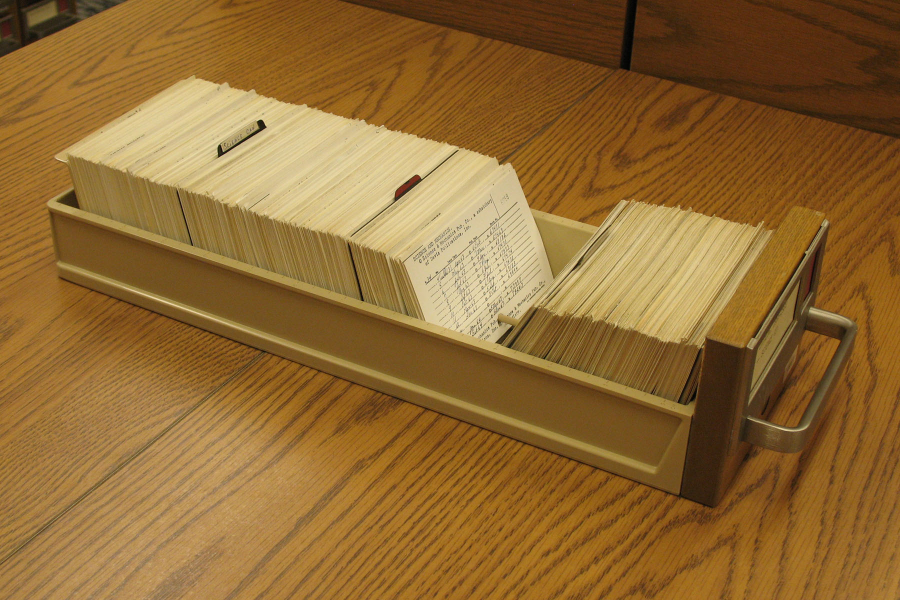
#> input picture python_tutorial_ch00/assets/ch00/web/card_catalog_drawer.jpg, 1800 x 1200 px, given in place of fronalpstock_sample.jpg, which was not available (shown at 1/2 size)
$ python 04_real_photo_before_after.py
#> lines starting #> are read from the running program, lines starting #| are printed output that depends on the picture; pictures that were not available may be replaced by others from this repository, and a replacement may not be noted
"""Create a before/after image-processing sheet from a real photo."""

from pathlib import Path

from PIL import Image, ImageFilter, ImageOps


SOURCE = Path("assets/ch09/web/fronalpstock_sample.jpg")
OUTPUT = Path("output/fronalpstock_before_after.png")


def fit(im: Image.Image, size: tuple[int, int]) -> Image.Image:
    fitted = ImageOps.contain(im, size)
    canvas = Image.new("RGB", size, "#F2F4F8")
    x = (size[0] - fitted.width) // 2
    y = (size[1] - fitted.height) // 2
    canvas.paste(fitted, (x, y))
    return canvas


def main():
    OUTPUT.parent.mkdir(exist_ok=True)
    raw = Image.open(SOURCE).convert("RGB")
#> raw is the input picture: PIL image 1800x1200 RGB; mean R, G, B 144.1, 105.6, 51.1
    small = raw.resize((raw.width // 2, raw.height // 2))
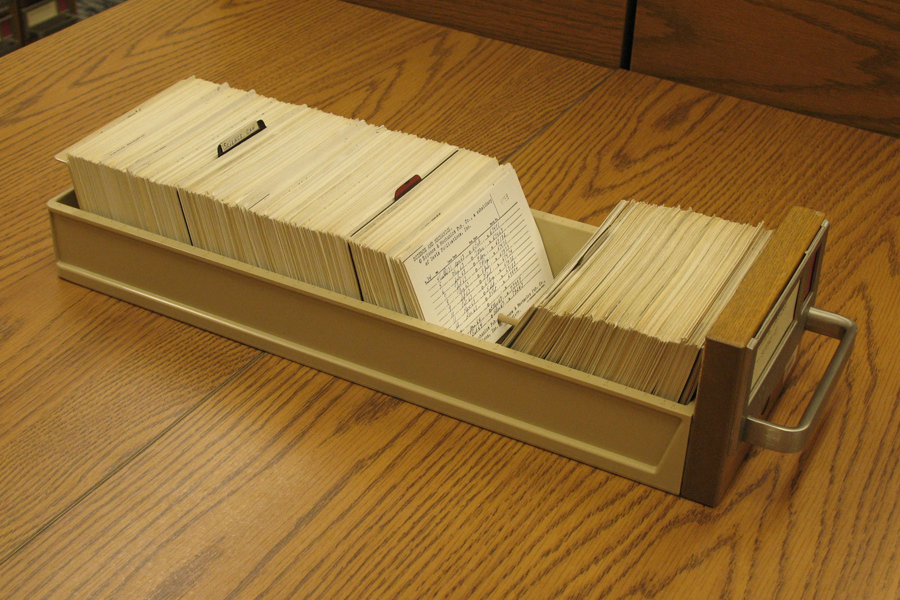
#> small: PIL image 900x600 RGB; mean R, G, B 144.1, 105.6, 51.1
    gray = ImageOps.grayscale(raw).convert("RGB")
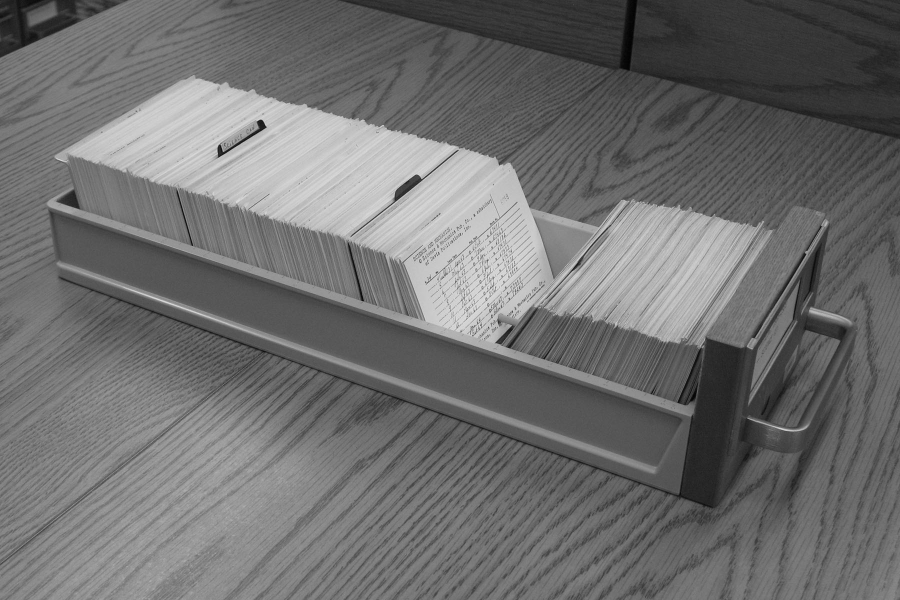
#> gray: PIL image 1800x1200 RGB (shown at 1/2 size); min 0, max 243, mean 110.9
    w, h = raw.size
#> w = 1800; h = 1200
    crop = raw.crop((w // 4, h // 4, w * 3 // 4, h * 3 // 4)).filter(ImageFilter.SHARPEN)
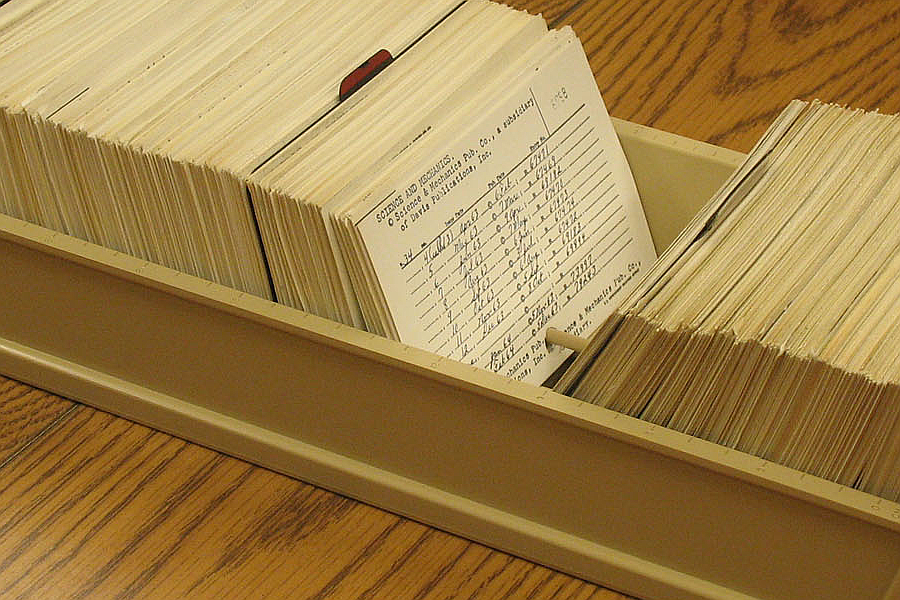
#> crop: PIL image 900x600 RGB; mean R, G, B 159.7, 128.8, 73.6

    panels = [raw, small, gray, crop]
    sheet = Image.new("RGB", (1400, 900), "#F7F8FB")
    positions = [(70, 70), (720, 70), (70, 480), (720, 480)]
    for panel, pos in zip(panels, positions):
        framed = fit(panel, (610, 340))
        sheet.paste(framed, pos)
#> this loop made 4 passes
#> pos on passes 1 to 4: (70, 70), (720, 70), (70, 480), (720, 480)
#> pass 1, in fit, `canvas = Image.new("RGB", size, "#F2F4F8")`:
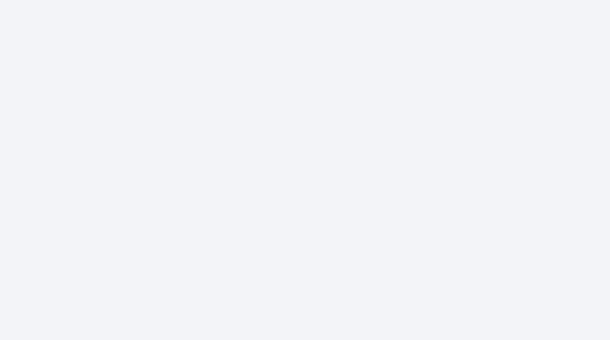
#> canvas: PIL image 610x340 RGB; mean R, G, B 242, 244, 248
#> pass 1, in main, `framed = fit(panel, (610, 340))`:
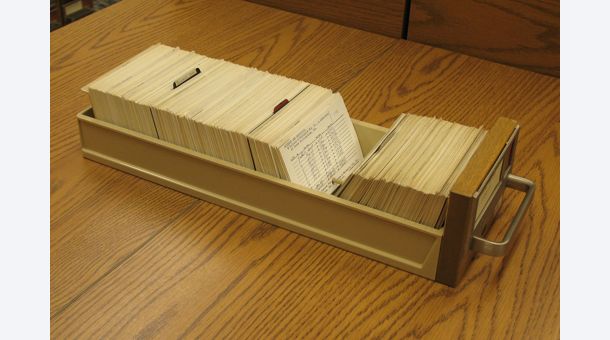
#> framed: PIL image 610x340 RGB; mean R, G, B 160.2, 128.3, 83.4
#> after the loop:
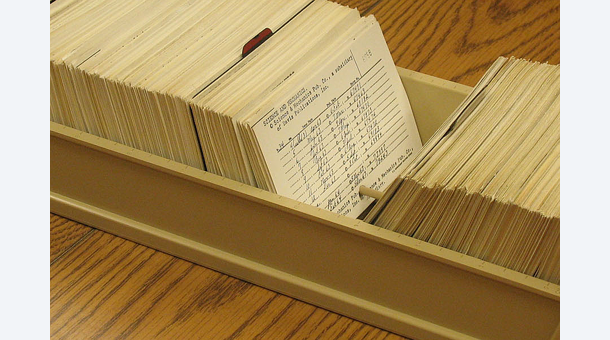
#> framed: PIL image 610x340 RGB; mean R, G, B 173.2, 147.7, 102.2
#> after the loop:
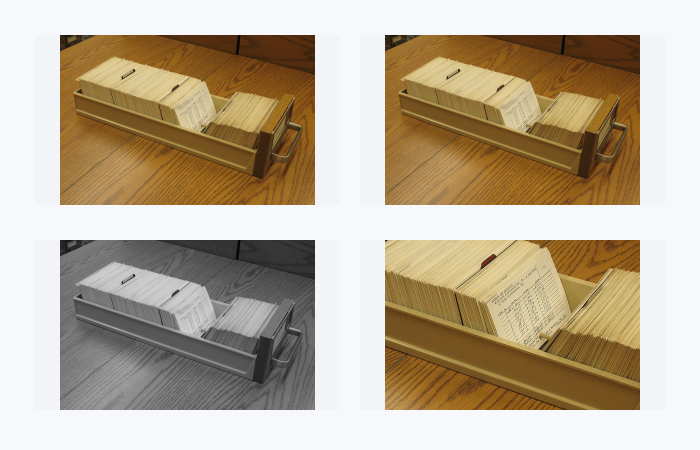
#> sheet: PIL image 1400x900 RGB (shown at 1/2 size); mean R, G, B 187.4, 173.1, 152

    sheet.save(OUTPUT, optimize=True)
    print("已生成", OUTPUT)


if __name__ == "__main__":
    main()
